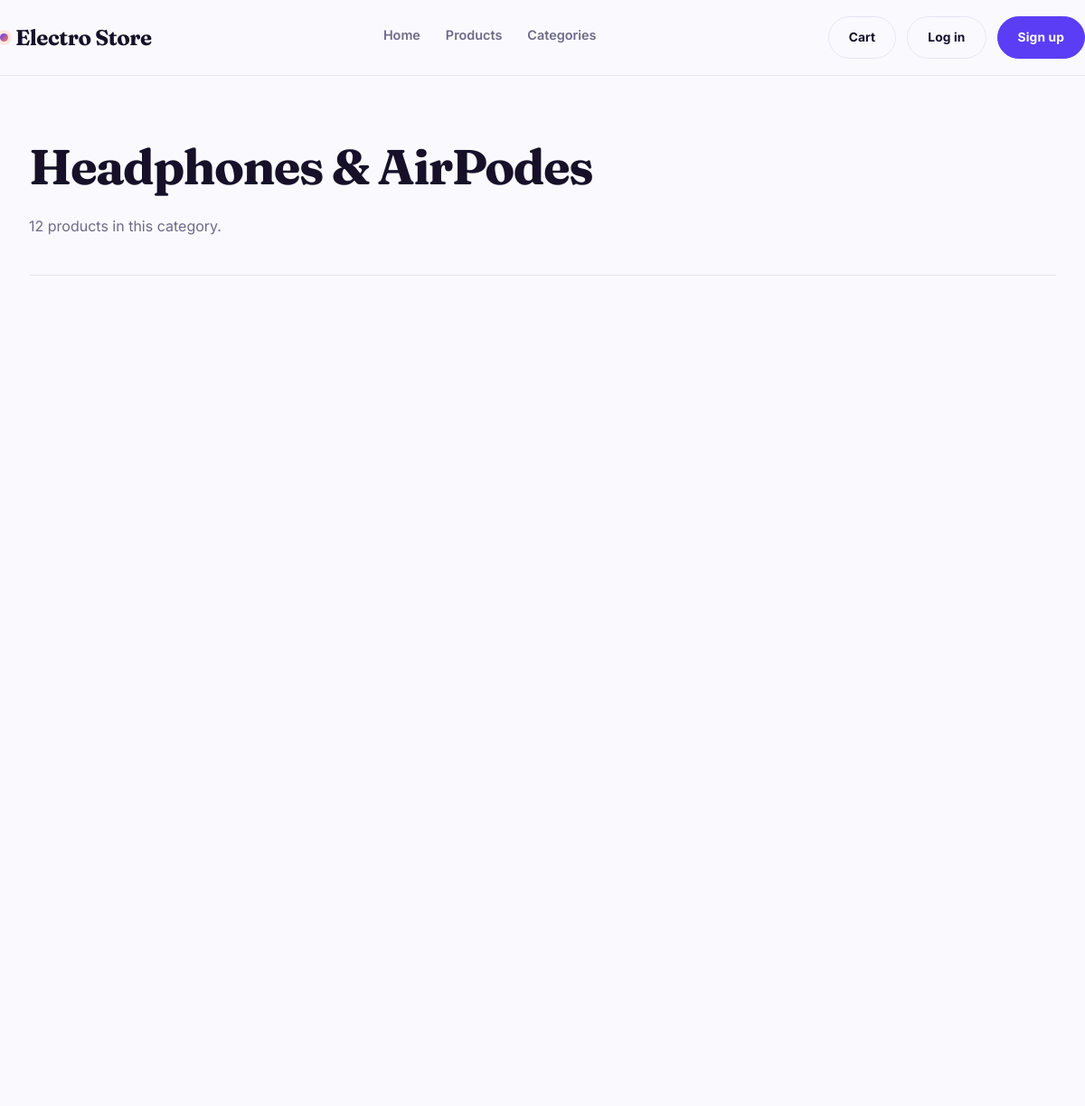
/category/headphones/ (upper part), run on an earlier commit of the app's database.
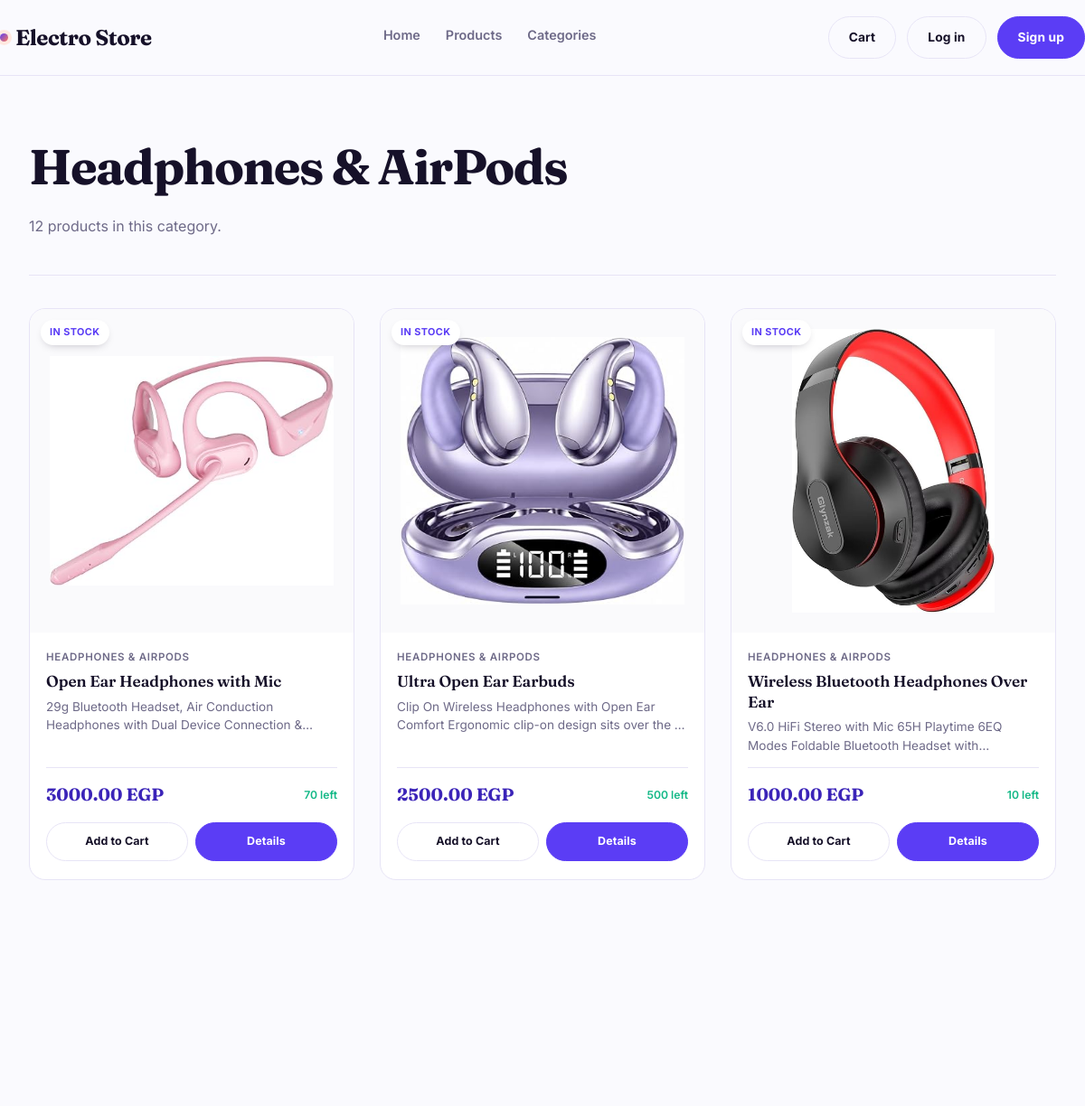
And on a later commit of the database.
### catalog/models.py (models this page shows, shortened)
class Category(models.Model):
    name = models.CharField(max_length=100, unique=True)
    slug = models.SlugField(max_length=120, unique=True, blank=True)
    description = models.TextField(blank=True)
    created_at = models.DateTimeField(auto_now_add=True)
    updated_at = models.DateTimeField(auto_now=True)
    class Meta:
        ordering = ['name']
        verbose_name_plural = 'Categories'

class Product(models.Model):
    name = models.CharField(max_length=200)
    slug = models.SlugField(max_length=220, unique=True, blank=True)
    description = models.TextField()
    price = models.DecimalField(max_digits=10, decimal_places=2)
    stock = models.PositiveIntegerField(default=0)
    image = models.ImageField(upload_to='products/')
    category = models.ForeignKey(
        Category,
        on_delete=models.PROTECT,
        related_name='products'
    )
    is_active = models.BooleanField(default=True)
    created_at = models.DateTimeField(auto_now_add=True)
    updated_at = models.DateTimeField(auto_now=True)
    class Meta:
        ordering = ['-created_at']
    def in_stock(self):
        return self.stock > 0

### catalog/views.py (the view)
# urls.py: path('category/<slug:slug>/', views.category_products, name='category_detail'),
def category_products(request, slug):
    category = get_object_or_404(Category, slug=slug)
    products = Product.objects.filter(
        category=category,
        is_active=True,
    ).select_related('category')
    search_query = request.GET.get('q', '').strip()
    if search_query:
        products = products.filter(name__icontains=search_query)
    min_price = request.GET.get('min_price', '').strip()
    max_price = request.GET.get('max_price', '').strip()
    if min_price:
        try:
            products = products.filter(price__gte=float(min_price))
        except ValueError:
            pass
    if max_price:
        try:
            products = products.filter(price__lte=float(max_price))
        except ValueError:
            pass
    sort_by = request.GET.get('sort', '').strip()
    if sort_by == 'price_asc':
        products = products.order_by('price')
    elif sort_by == 'price_desc':
        products = products.order_by('-price')
    elif sort_by == 'name_asc':
        products = products.order_by('name')
    elif sort_by == 'name_desc':
        products = products.order_by('-name')
    paginator = Paginator(products, 12)
    page_obj = paginator.get_page(request.GET.get('page'))
    return render(request, 'catalog/category_products.html', {
        'category': category,
        'page_obj': page_obj,
        'products': page_obj.object_list,
        'total_count': paginator.count,
        'search_query': search_query,
        'min_price': min_price,
        'max_price': max_price,
        'sort_by': sort_by,
    })

### templates/catalog/category_products.html (shortened to what this page needs)
{% extends "base.html" %}
{% block content %}
<div class="wrap">
  <div class="cat-head">
    <h1>{{ category.name }}</h1>
    <p>{{ total_count }} product{{ total_count|pluralize }} in this category.</p>
  </div>
  {% if products %}
    <div class="grid">
      {% for product in products %}
        <article class="card reveal">
          <a class="card-img" href="{% url 'catalog:product_detail' product.slug %}">
            {% if product.image %}<img src="{{ product.image.url }}" alt="{{ product.name }}">{% endif %}
            {% if product.in_stock %}
              <span class="card-badge">In stock</span>
            {% else %}
              <span class="card-badge out">Sold out</span>
            {% endif %}
          </a>
          <div class="card-body">
            <div class="card-cat">{{ product.category.name }}</div>
            <h3 class="card-name">
              <a href="{% url 'catalog:product_detail' product.slug %}">{{ product.name }}</a>
            </h3>
            <p class="card-desc">{{ product.description|truncatewords:14 }}</p>
            <div class="card-foot">
              <span class="price">{{ product.price }} EGP</span>
              {% if product.in_stock %}
                <span class="stock-in">{{ product.stock }} left</span>
              {% else %}
                <span class="stock-out">Unavailable</span>
              {% endif %}
            </div>
            <div class="card-actions">
              <a class="btn btn-ghost" href="{% url 'cart:add_to_cart' product.id %}"><span>Add to Cart</span></a>
              <a class="btn" href="{% url 'catalog:product_detail' product.slug %}"><span>Details</span></a>
            </div>
          </div>
        </article>
      {% endfor %}
    </div>
  {% else %}
    <div class="empty">
      <h3>No products here yet</h3>
      <p>This category is empty for now. Have a look at the full catalogue instead.</p>
      <a class="btn" href="{% url 'catalog:product_list' %}"><span>Browse all products</span></a>
    </div>
  {% endif %}
</div>
{% endblock %}

What changed in the data, as far as the page shows it:
changed Category: name "Headphones & AirPodes" → "Headphones & AirPods"
now on this page (row unchanged): Product: image (picture), shows "IN STOCK", category.name "HEADPHONES & AIRPODS", name "Open Ear Headphones with Mic", description "29g Bluetooth Headset, Air Conduction Headphones with Dual Device Connection…", price "3000.00", stock "70"
now on this page (row unchanged): Product: image (picture), shows "IN STOCK", category.name "HEADPHONES & AIRPODS", name "Ultra Open Ear Earbuds", description "Clip On Wireless Headphones with Open Ear Comfort Ergonomic clip-on design sits over the …", price "2500.00", stock "500"
now on this page (row unchanged): Product: image (picture), shows "IN STOCK", category.name "HEADPHONES & AIRPODS", name "Wireless Bluetooth Headphones Over Ear", description "V6.0 HiFi Stereo with Mic 65H Playtime 6EQ Modes Foldable Bluetooth Headset…", price "1000.00", stock "10"
